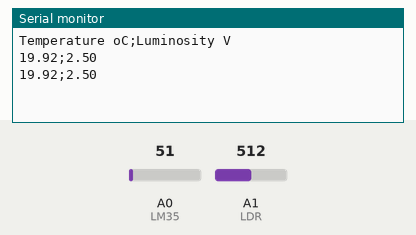
Recording of a sketch running on a simulated Arduino Uno, built with avr-gcc and run on an emulated ATmega328P. Parts: the last lines printed to the serial monitor. Inputs (shaded band) come from the test bench; at power-on: A0 (LM35) = 51, A1 (LDR) = 512.

Above: at 2.8 s.
2.9 s: A0 (LM35) set to 61
At 5.2 s:
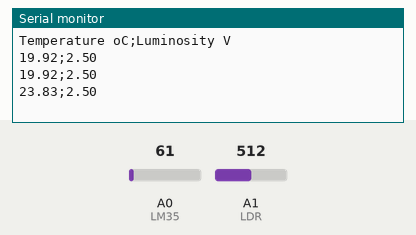
5.6 s: A1 (LDR) set to 716
At 7.1 s:
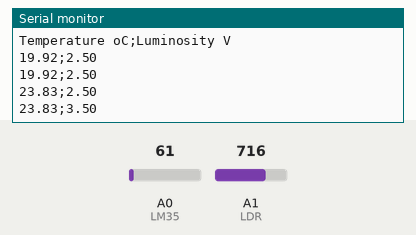
8.3 s: A0 (LM35) set to 71
At 10.8 s:
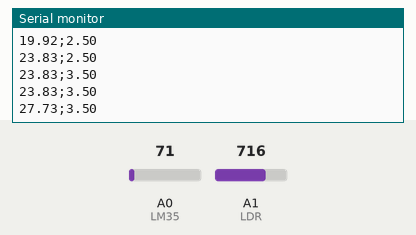
11.0 s: A1 (LDR) set to 900
At 12.9 s:
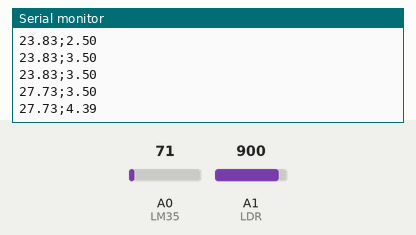
Timing chart, 0 to 14.4 s (numbered marks = the images above; inputs shaded):
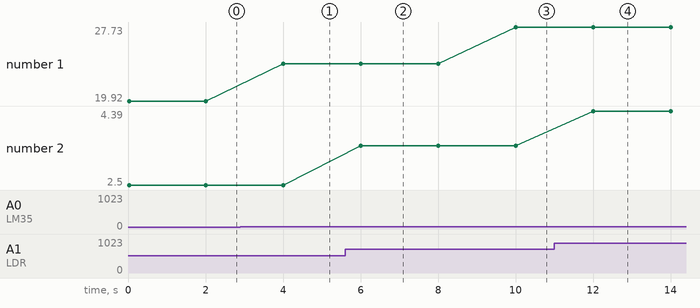

Measured:
- after the input at 2.9 s, the serial monitor: prints a new line after 1.1 s (image 1)
- after the input at 5.6 s, the serial monitor: prints a new line after 0.40 s (image 2)
- after the input at 8.3 s, the serial monitor: prints a new line after 1.7 s (image 3)
- after the input at 11.0 s, the serial monitor: prints a new line after 1.0 s (image 4)
- plotted number 1: 19.92 → 23.83 after the input at 2.9 s, 23.83 → 27.73 after the input at 8.3 s
- plotted number 2: 2.5 → 3.5 after the input at 5.6 s, 3.5 → 4.39 after the input at 11.0 s

The sketch:

sensor.ino
```cpp
#define LM35 (A0)
#define LDR (A1)

float temperature;
float light;

void setup()
{
    pinMode(LM35, INPUT);
    pinMode(LDR, INPUT);
    Serial.begin(9600);
    Serial.println("Temperature oC;Luminosity V");
}

void loop()
{
    temperature = (4 * analogRead(LM35) * 100.0) / 1024;
    light = map(analogRead(LDR), 0, 1024, 0, 5000) / 1000.0;
    Serial.print(temperature);
    Serial.print(";");
    Serial.println(light);
    delay(2000);
}
```
